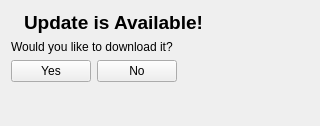
<?xml version="1.0" encoding="UTF-8"?>
<ui version="4.0">
 <class>UpdatePromptWidget</class>
 <widget class="QWidget" name="UpdatePromptWidget">
  <property name="geometry">
   <rect>
    <x>0</x>
    <y>0</y>
    <width>320</width>
    <height>126</height>
   </rect>
  </property>
  <property name="windowTitle">
   <string>Form</string>
  </property>
  <layout class="QVBoxLayout" name="verticalLayout_3">
   <item>
    <layout class="QHBoxLayout" name="horizontalLayout" stretch="0,1">
     <item>
      <widget class="QLabel" name="label_2">
       <property name="text">
        <string/>
       </property>
       <property name="pixmap">
        <pixmap resource="../../resource.qrc">:/classic/icons/update_classic.png</pixmap>
       </property>
      </widget>
     </item>
     <item>
      <widget class="QLabel" name="label">
       <property name="font">
        <font>
         <pointsize>14</pointsize>
         <weight>75</weight>
         <bold>true</bold>
        </font>
       </property>
       <property name="text">
        <string>Update is Available!</string>
       </property>
      </widget>
     </item>
    </layout>
   </item>
   <item>
    <widget class="QLabel" name="contentText">
     <property name="text">
      <string>Would you like to download it?</string>
     </property>
     <property name="wordWrap">
      <bool>true</bool>
     </property>
    </widget>
   </item>
   <item>
    <layout class="QHBoxLayout" name="horizontalLayout_2">
     <item>
      <layout class="QVBoxLayout" name="verticalLayout">
       <item>
        <widget class="QPushButton" name="yesButton">
         <property name="text">
          <string>Yes</string>
         </property>
        </widget>
       </item>
       <item>
        <spacer name="verticalSpacer">
         <property name="orientation">
          <enum>Qt::Vertical</enum>
         </property>
         <property name="sizeHint" stdset="0">
          <size>
           <width>20</width>
           <height>40</height>
          </size>
         </property>
        </spacer>
       </item>
      </layout>
     </item>
     <item>
      <layout class="QVBoxLayout" name="verticalLayout_2">
       <item>
        <widget class="QPushButton" name="noButton">
         <property name="text">
          <string>No</string>
         </property>
        </widget>
       </item>
       <item>
        <spacer name="verticalSpacer_2">
         <property name="orientation">
          <enum>Qt::Vertical</enum>
         </property>
         <property name="sizeHint" stdset="0">
          <size>
           <width>20</width>
           <height>40</height>
          </size>
         </property>
        </spacer>
       </item>
      </layout>
     </item>
     <item>
      <spacer name="horizontalSpacer">
       <property name="orientation">
        <enum>Qt::Horizontal</enum>
       </property>
       <property name="sizeHint" stdset="0">
        <size>
         <width>40</width>
         <height>20</height>
        </size>
       </property>
      </spacer>
     </item>
    </layout>
   </item>
  </layout>
 </widget>
 <resources>
  <include location="../../resource.qrc"/>
  <include location="../../../../../../../resource.qrc"/>
 </resources>
 <connections/>
</ui>
